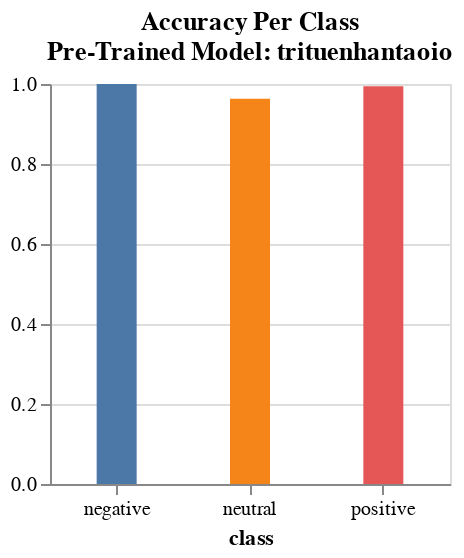

Here is the notebook cell this chart was saved with:
### Code cell
prediction_accuracy_graph

### Figure 1 — Vega-Lite specification as saved in the notebook (floating-point values rounded to 4 significant figures)
{"config": {"view": {"continuousWidth": 400, "continuousHeight": 300}}, "data": {"name": "data-75ac24226eca2d1396f08dfdb3d4df62"}, "mark": {"type": "bar", "size": 20}, "encoding": {"color": {"field": "class", "legend": null, "type": "nominal"}, "tooltip": [{"field": "pre_trained_model", "type": "nominal"}, {"field": "class", "type": "nominal"}, {"field": "score", "type": "quantitative"}, {"field": "epoch", "type": "quantitative"}, {"field": "train_data_creator", "type": "nominal"}], "x": {"axis": {"labelAngle": 360}, "field": "class", "type": "nominal"}, "y": {"field": "score", "scale": {"domain": [0, 1]}, "title": "", "type": "quantitative"}}, "height": 200, "selection": {"selector004": {"type": "interval", "bind": "scales", "encodings": ["x", "y"]}}, "title": {"text": ["Accuracy Per Class", "Pre-Trained Model: trituenhantaoio"], "color": "black"}, "width": 200, "$schema": "https://vega.github.io/schema/vega-lite/v4.17.0.json", "datasets": {"data-75ac24226eca2d1396f08dfdb3d4df62": [{"class": "negative", "score": 1.0, "pre_trained_model": "trituenhantaoio", "epoch": 2, "train_data_creator": "Yunhong He"}, {"class": "neutral", "score": 0.963, "pre_trained_model": "trituenhantaoio", "epoch": 2, "train_data_creator": "Yunhong He"}, {"class": "positive", "score": 0.9943, "pre_trained_model": "trituenhantaoio", "epoch": 2, "train_data_creator": "Yunhong He"}]}}
